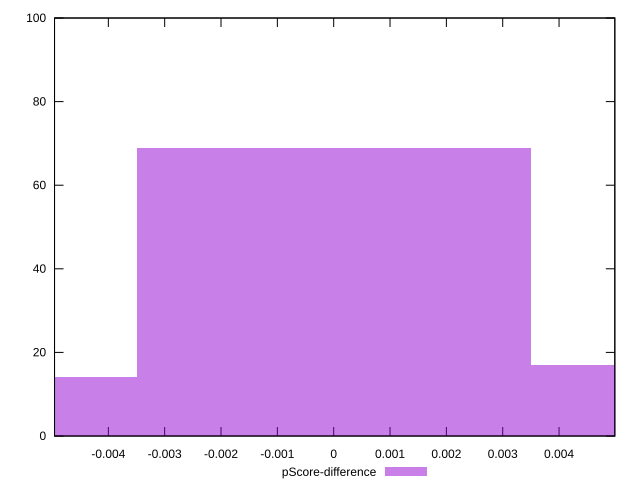

Source code (gnuplot):
reset

$pScoreDifference <<EOF
0 69
0.006994234886420902 17
-0.006994234886420902 14
EOF

set key outside below
set boxwidth 0.006994234886420902
set xrange [-0.004955017382420823:0.0049899009328924215]
set yrange [0:100]
set trange [0:100]
set style fill transparent solid 0.5 noborder
set terminal svg size 640, 490 enhanced background rgb 'white'
set output "report_00014_2021-02-09T15:56:05.503Z/largest-contentful-paint/samples/pages+cached+noadtech+nomedia+nocss/pScore-difference/histogram.svg"

plot $pScoreDifference title "pScore-difference" with boxes

reset
